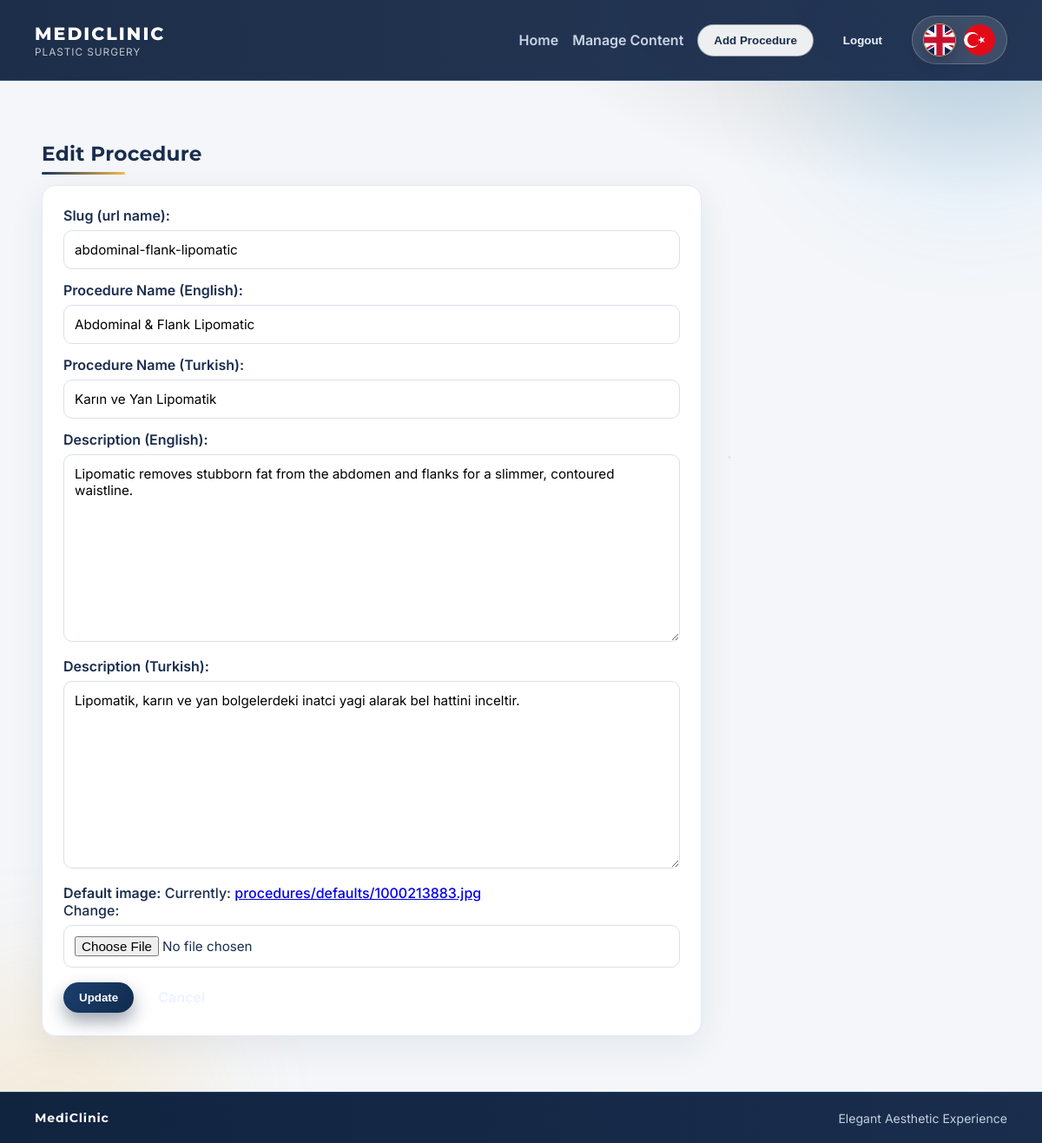
Page /procedure/abdominal-flank-lipomatic/edit/ (signed in) on the committed database.
### clinic/models.py (models this page shows, shortened)
class Procedure(models.Model):
    slug = models.SlugField(unique=True)
    name_en = models.CharField(max_length=120)
    name_tr = models.CharField(max_length=120)
    summary_en = models.TextField()
    summary_tr = models.TextField()
    default_image = models.ImageField(upload_to='procedures/defaults/')
    created_at = models.DateTimeField(auto_now_add=True)
    class Meta:
        ordering = ['name_en']

### clinic/views.py (the view)
# urls.py: path('procedure/<slug:slug>/edit/', views.edit_procedure, name='edit_procedure'),
@login_required
def edit_procedure(request, slug):
    procedure = get_object_or_404(Procedure, slug=slug)
    if request.method == 'POST':
        form = ProcedureForm(request.POST, request.FILES, instance=procedure)
        if form.is_valid():
            procedure = form.save()
            return redirect('procedure_detail', slug=procedure.slug)
    else:
        form = ProcedureForm(instance=procedure)
    return render(
        request,
        'clinic/add_procedure.html',
        {
            'form': form,
            'mode': 'edit',
            'procedure': procedure,
        },
    )

### clinic/forms.py
class ProcedureForm(forms.ModelForm):
    default_image = forms.ImageField(
        validators=[validate_image_upload],
        widget=forms.ClearableFileInput(attrs={'accept': ALLOWED_IMAGE_ACCEPT}),
    )
    class Meta:
        model = Procedure
        fields = [
            'slug',
            'name_en',
            'name_tr',
            'summary_en',
            'summary_tr',
            'default_image',
        ]
        labels = {
            'slug': 'Slug (url name)',
            'name_en': 'Procedure Name (English)',
            'name_tr': 'Procedure Name (Turkish)',
            'summary_en': 'Description (English)',
            'summary_tr': 'Description (Turkish)',
            'default_image': 'Default Procedure Image',
        }

### clinic/context_processors.py (called while the page is built)
def global_context(request):
    current_lang = request.session.get('lang', 'en')
    if current_lang not in UI_TEXTS:
        current_lang = 'en'
    return {
        'current_lang': current_lang,
        'texts': UI_TEXTS[current_lang],
    }

### templates/clinic/add_procedure.html (shortened to what this page needs)
{% extends 'base.html' %}
{% block content %}
<h1 class="section-title">
    {% if mode == 'edit' %}
        {{ texts.edit_procedure }}
    {% else %}
        {{ texts.add_procedure }}
    {% endif %}
</h1>
<section class="form-card">
    <form method="post" enctype="multipart/form-data">
        {{ form.as_p }}
        <div class="form-actions">
            <button class="btn btn-primary" type="submit">
                {% if mode == 'edit' %}{{ texts.update }}{% else %}{{ texts.save }}{% endif %}
            </button>
            {% if procedure %}
                <a class="btn btn-ghost" href="{% url 'procedure_detail' procedure.slug %}">{{ texts.cancel }}</a>
            {% endif %}
        </div>
    </form>
</section>
{% endblock %}

### static/clinic/styles.css (style rules this page uses)
:root { --primary: #3fa9f5; --accent: #f5b94c; --bg-soft: #f4f6f9; --heading: #1a2d4d; --navy-strong: #10233f; --navy-soft: #16345c; --body: #6b7280; --white: #ffffff; --line: #e4e9f2; --shadow-soft: 0 12px 40px rgba(26, 45, 77, 0.08); --shadow-card: 0 10px 24px rgba(26, 45, 77, 0.1); --page-gutter: clamp(24px, 5vw, 48px); --modal-navy: #0c1f38; --modal-navy-soft: #16345c; --modal-gold: #f5b94c; --modal-blue-glow: rgba(63, 169, 245, 0.28); --modal-gold-glow: rgba(245, 185, 76, 0.24); --modal-surface: linear-gradient(165deg, #ffffff 0%, #f7faff 45%, #eef3fa 100%); }
* { box-sizing: border-box; }
body { margin: 0; font-family: "Inter", sans-serif; background: radial-gradient(1000px 400px at 10% -20%, rgba(16, 35, 63, 0.2), transparent 60%), radial-gradient(900px 380px at 95% 0%, rgba(22, 52, 92, 0.18), transparent 60%), radial-gradient(800px 360px at 95% 0%, rgba(245, 185, 76, 0.12), transparent 60%), var(--bg-soft); color: var(--heading); position: relative; min-height: 100vh; display: flex; flex-direction: column; }
h1, h2, h3 { font-family: "Montserrat", sans-serif; color: var(--heading); letter-spacing: 0.01em; }
.btn { border: none; border-radius: 999px; padding: 10px 18px; font-weight: 600; text-decoration: none; cursor: pointer; display: inline-flex; align-items: center; transition: all 0.22s ease; }
.btn-primary { background: linear-gradient(135deg, #1d3f6e, #102b4e); color: var(--white); box-shadow: 0 10px 20px rgba(16, 35, 63, 0.4); }
.btn-ghost { background: transparent; color: #ebf3ff; }
.section-title { margin: 30px 0 12px; font-size: 1.45rem; letter-spacing: 0.01em; position: relative; display: inline-block; }
.section-title::after { content: ""; display: block; width: 52%; height: 3px; border-radius: 999px; margin-top: 7px; background: linear-gradient(90deg, var(--navy-soft), var(--accent)); }
.form-card { max-width: 760px; background: var(--white); border-radius: 16px; border: 1px solid var(--line); padding: 24px; box-shadow: var(--shadow-soft); }
form p { margin: 0 0 14px; color: var(--heading); font-weight: 500; }
label { color: var(--heading); font-weight: 600; }
input, textarea, select { width: 100%; border: 1px solid #d8e0ed; border-radius: 10px; padding: 12px; margin-top: 7px; font-family: inherit; font-size: 0.95rem; transition: border-color 0.2s ease, box-shadow 0.2s ease; }
.form-actions { display: flex; gap: 10px; align-items: center; margin-top: 14px; flex-wrap: wrap; }

### rows in the picture
Procedure: slug "abdominal-flank-lipomatic", name_en "Abdominal & Flank Lipomatic", name_tr "Karın ve Yan Lipomatik", summary_en "Lipomatic removes stubborn fat from the abdomen and flanks for a slimmer, contoured waistline.", summary_tr "Lipomatik, karın ve yan bolgelerdeki inatci yagi alarak bel hattini inceltir."

### other values in the picture
{{ texts.brand_subtitle }} "PLASTIC SURGERY"
{{ texts.home }} "Home"
{{ texts.manage_content }} "Manage Content"
{{ texts.add_procedure }} "Add Procedure"
{{ texts.logout }} "Logout"
{{ texts.edit_procedure }} "Edit Procedure"
{{ texts.update }} "Update"
